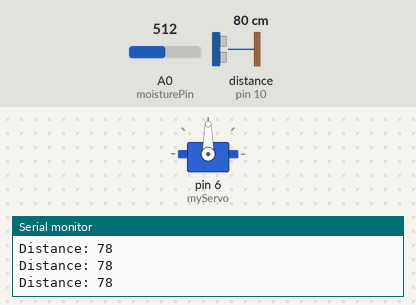
The sketch below on a simulated Arduino Uno, built with avr-gcc and run on an emulated ATmega328P. On the bench: servo, the last lines printed to the serial monitor. Wiring (inferred from the names in the program): ultrasonic range finder: trigger pin 9; echo pin 10. Inputs (shaded band) come from the test bench; at power-on: distance to the obstacle (sensor on pin 10) 80 cm, A0 (moisturePin) = 512. The echo pulse lasts 58.3 µs per cm.

Above: at 1.3 s.
1.4 s: distance to the obstacle (sensor on pin 10) set to 17 cm
3.2 s: distance to the obstacle (sensor on pin 10) set to 13 cm
At 5.1 s:
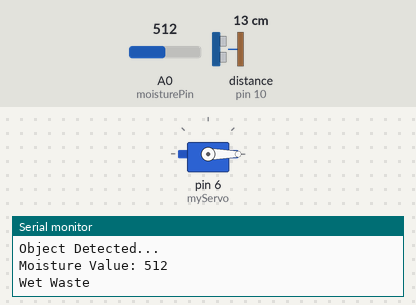
Timing chart, 0 to 10.5 s (numbered marks = the images above; inputs shaded):
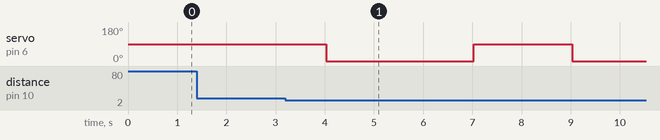

Measured:
- the behaviour switches between 16 and 15 cm on distance to the obstacle (sensor on pin 10) (found by bisection; images 0 and 1)
- after the input at 3.2 s, servo on pin 6 (myServo): 90° → 0° after 0.83 s, → 90° 3.0 s later, → 0° 2.0 s later

The sketch:

dry_or_wet.ino
```cpp
#include <Servo.h>

Servo myServo;

const int trigPin = 9;
const int echoPin = 10;
const int moisturePin = A0;

long duration;
int distance;
int moistureValue;

void setup() {
  Serial.begin(9600);

  pinMode(trigPin, OUTPUT);
  pinMode(echoPin, INPUT);

  myServo.attach(6);
  myServo.write(90);
}

void loop() {

  // Ultrasonic Sensor
  digitalWrite(trigPin, LOW);
  delayMicroseconds(2);

  digitalWrite(trigPin, HIGH);
  delayMicroseconds(10);

  digitalWrite(trigPin, LOW);

  duration = pulseIn(echoPin, HIGH);

  distance = duration * 0.034 / 2;

  Serial.print("Distance: ");
  Serial.println(distance);

  if (distance < 15) {

    Serial.println("Object Detected...");
    delay(500);

    // Check if object is still there
    digitalWrite(trigPin, LOW);
    delayMicroseconds(2);

    digitalWrite(trigPin, HIGH);
    delayMicroseconds(10);

    digitalWrite(trigPin, LOW);

    duration = pulseIn(echoPin, HIGH);
    distance = duration * 0.034 / 2;

    if (distance < 15) {

      moistureValue = analogRead(moisturePin);

      Serial.print("Moisture Value: ");
      Serial.println(moistureValue);

      if (moistureValue < 1000) {

        Serial.println("Wet Waste");
        myServo.write(0);
        delay(3000);

      } else {

        Serial.println("Dry Waste");
        myServo.write(180);
        delay(3000);

      }

      myServo.write(90);
      delay(1000);
    }
  }

  delay(500);
}
```
